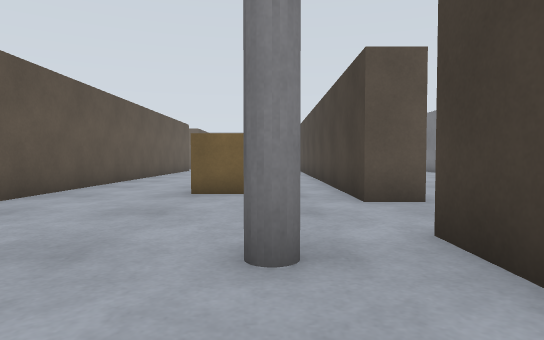
View 1 (above)

20 first-person views from a walk through a Gazebo world. The camera is 0.72 m above the floor, tilts 2° down and sees 75° across. Floor lines are 1 m apart. The floor is counted in squares, 1 m on a side. Each view is taken from the middle of a square. On the plan, view 1 faces up. The plan holds only what a view shows up to about 11 squares ahead; the rest is blank.

View 2
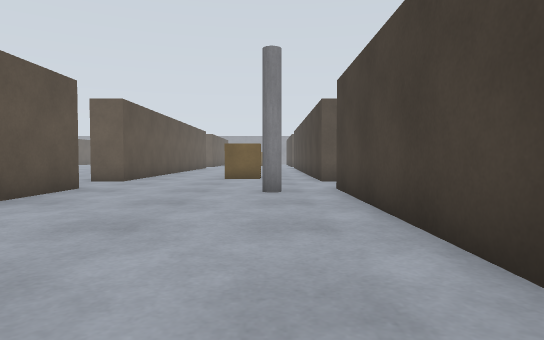

View 3
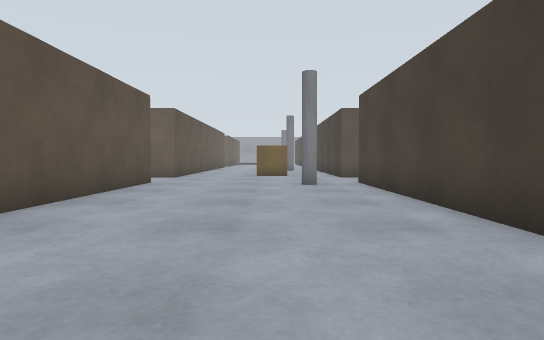

View 4
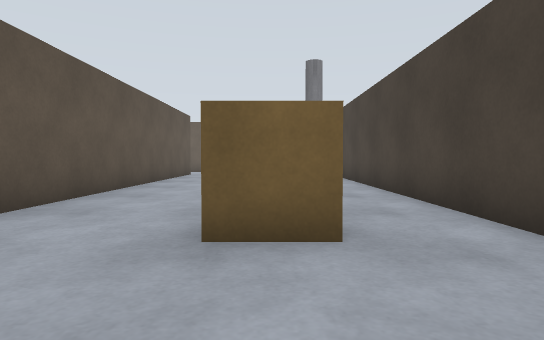

View 5
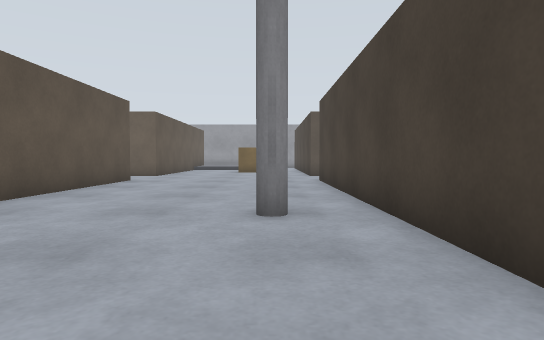

View 6
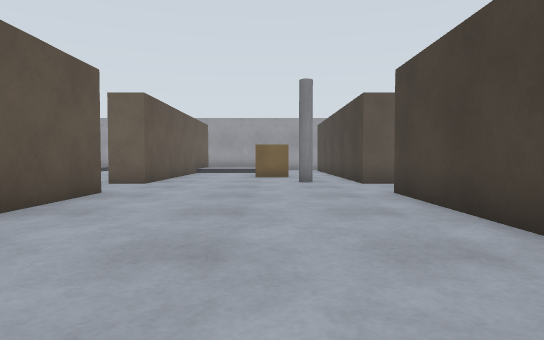

View 7
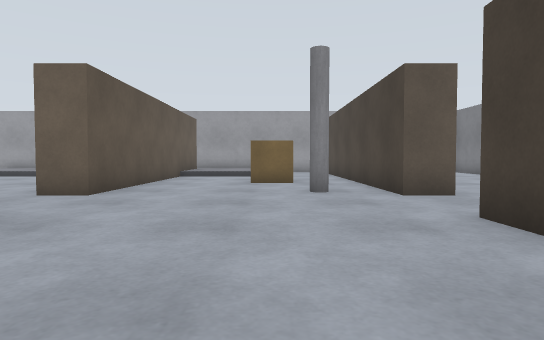

View 8
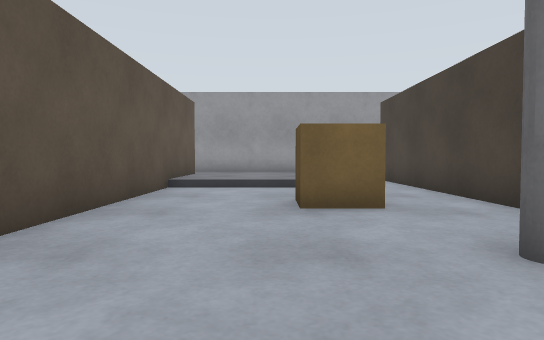

View 9
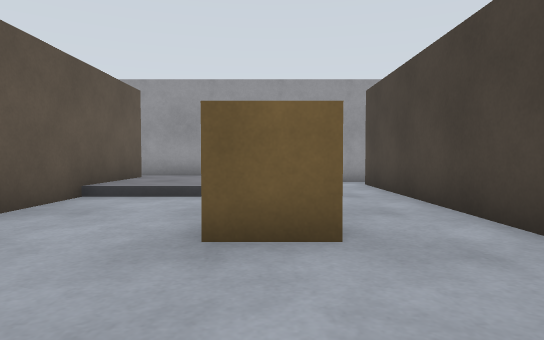

View 10
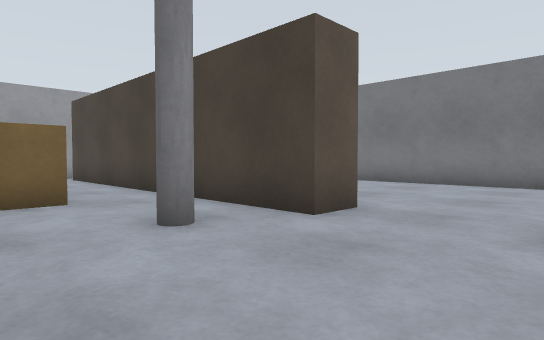

View 11
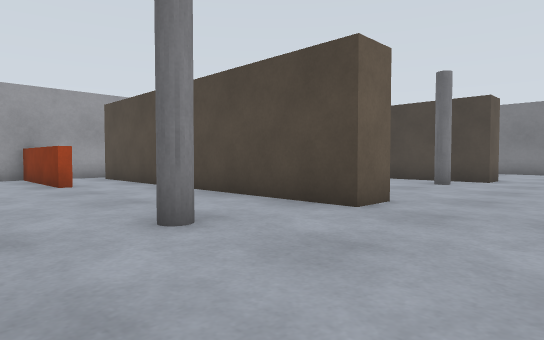

View 12
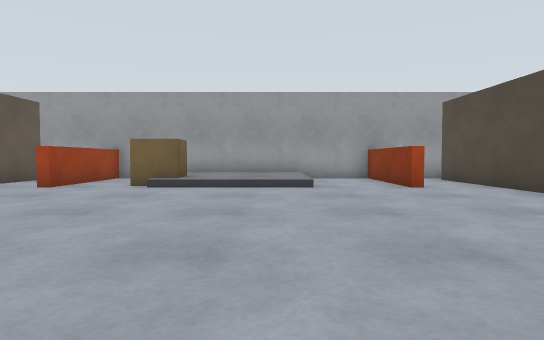

View 13
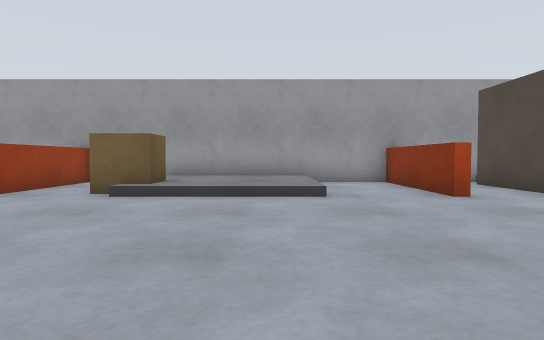

View 14
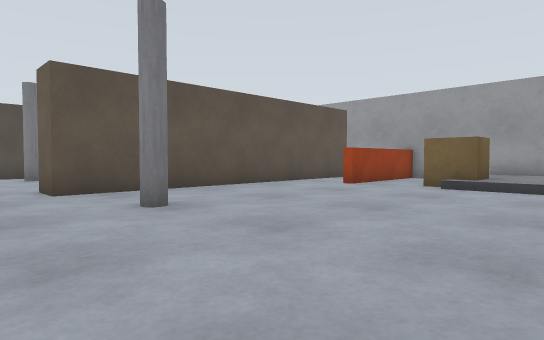

View 15
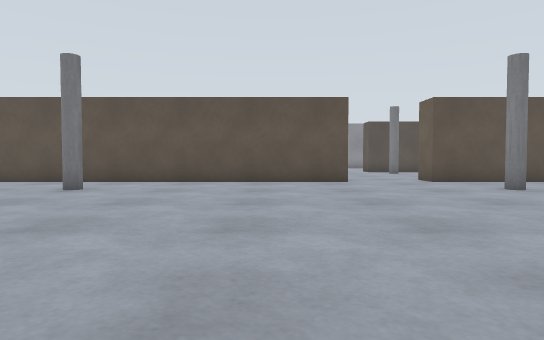

View 16
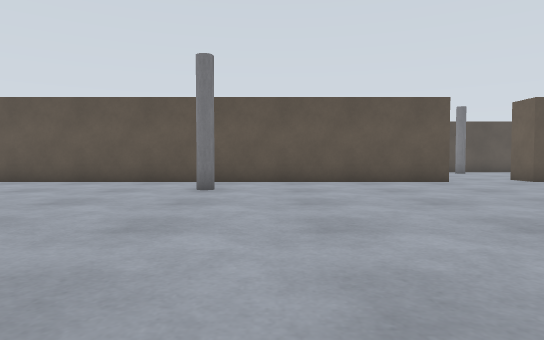

View 17
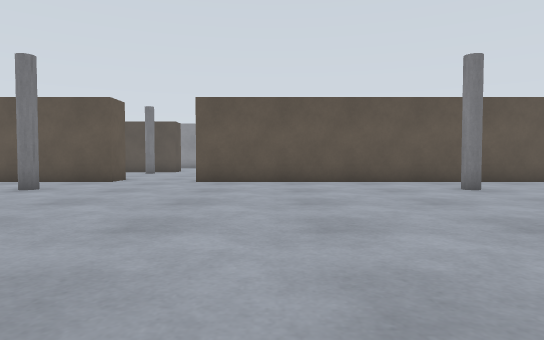

View 18
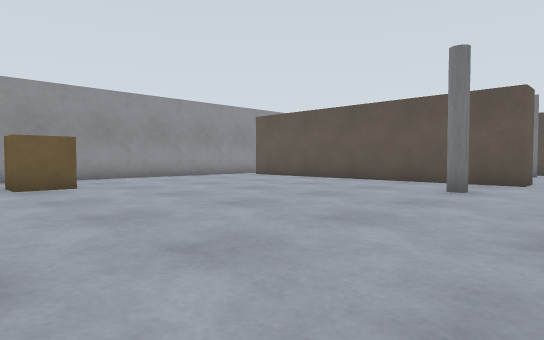

View 19
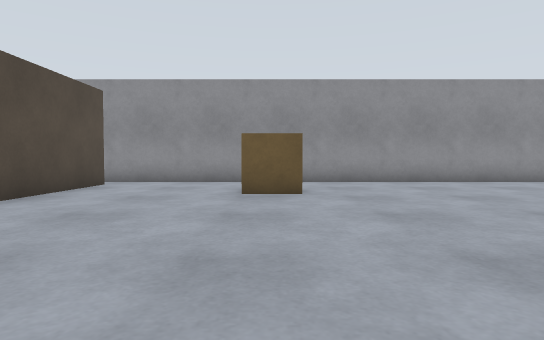

View 20
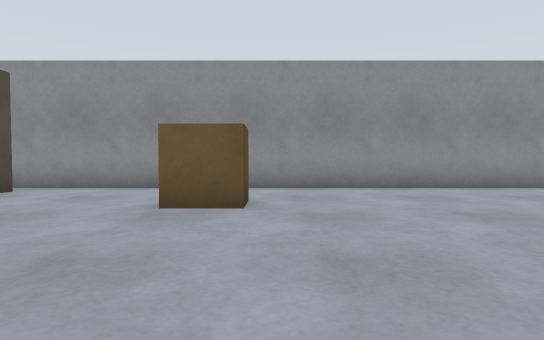

### Floor plan
Points are (right, up) in squares from view 1. A wall is a line through its corners. A room is listed if a view was taken in it or the views show most of it. See-through windows are left out.
Room 1 (views 1, 2, 3, 4, 5, 6, 7, 8, 9, 10)
walls: (-4.5, 19.2) (-4.5, 5.7) (-5.5, 5.7); (1.5, 5.7) (1.5, 19.2); (1.5, 21.7) (1.5, 31.5); (-4.5, 3.2) (-4.5, -2.5); (1.5, -3.9) (1.5, 3.2); (-4.5, 31.5) (-4.5, 21.7) (-5.5, 21.7); (-3, 32.4) (-5.5, 32.4); (1.8, 32.4) (-0.2, 32.4)
ways out: opening at (-5, -7) to room 2; opening at (-5, 4.5) to room 2; opening at (-5, 20.5) to room 2; opening at (-5, 32) to room 2; opening at (2, 4.5); opening at (2, 20.5)
objects: pallet (-1, 7) to (-1, 8); pallet (-1, 25) to (-1, 26); pillar (0, 3); pillar (0, 13); pillar (0, 23)
Room 2 (views 11, 12, 13, 14, 15, 16, 17, 18, 19, 20)
walls: (-18.5, 19.4) (-18.5, 5.8); (-5.5, 21.7) (-5.5, 31.5); (-18.5, 3.3) (-18.5, -0.1); (-18.5, 28.1) (-18.5, 21.7); (-18.5, 31.1) (-18.5, 29.8); (-5.5, 32.4) (-19, 32.4); (-5.5, -6.5) (-5.5, -2.8); (-18, -7.4) (-4.8, -7.4)
ways out: opening at (-5, -7) to room 1; opening at (-5, 4.5) to room 1; opening at (-5, 20.5) to room 1; opening at (-5, 32) to room 1; opening at (-19, 4.5); opening at (-19, 20.5); opening at (-19, 32)
objects: orange box (-17, 29) to (-17, 32); pillar (-16, 3); pillar (-16, 13); pillar (-16, 23); pallet (-14, 29) to (-14, 30); pallet (-10, -5) to (-10, -4); pillar (-8, 23); orange box (-8, 29) to (-8, 32)

Positions as (right, up) in squares from view 1, and headings:
1: (0, 0), facing up
2: (0, -5), facing up
3: (-1, -7), facing up
4: (-1, 4), facing up
5: (0, 8), facing up
6: (-1, 12), facing up
7: (-1, 15), facing up
8: (-2, 20), facing up
9: (-1, 22), facing up
10: (-2, 19), facing up-right
11: (-10, 19), facing up-right
12: (-11, 20), facing up
13: (-11, 22), facing up
14: (-11, 20), facing up-left
15: (-8, 17), facing left
16: (-8, 14), facing left
17: (-8, 8), facing left
18: (-8, 5), facing down-left
19: (-10, 3), facing down
20: (-11, 1), facing down
